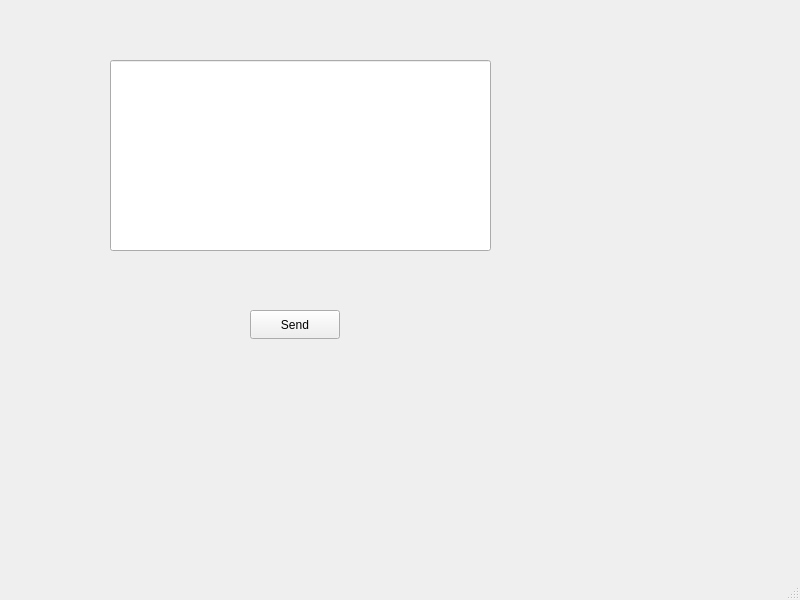
<?xml version="1.0" encoding="UTF-8"?>
<ui version="4.0">
 <class>client</class>
 <widget class="QMainWindow" name="client">
  <property name="geometry">
   <rect>
    <x>0</x>
    <y>0</y>
    <width>800</width>
    <height>600</height>
   </rect>
  </property>
  <property name="windowTitle">
   <string>client</string>
  </property>
  <widget class="QWidget" name="centralwidget">
   <widget class="QPushButton" name="sendButton">
    <property name="geometry">
     <rect>
      <x>250</x>
      <y>310</y>
      <width>90</width>
      <height>29</height>
     </rect>
    </property>
    <property name="text">
     <string>Send</string>
    </property>
   </widget>
   <widget class="QLineEdit" name="messageLineEdit">
    <property name="geometry">
     <rect>
      <x>110</x>
      <y>60</y>
      <width>381</width>
      <height>191</height>
     </rect>
    </property>
   </widget>
  </widget>
  <widget class="QMenuBar" name="menubar">
   <property name="geometry">
    <rect>
     <x>0</x>
     <y>0</y>
     <width>800</width>
     <height>25</height>
    </rect>
   </property>
  </widget>
  <widget class="QStatusBar" name="statusbar"/>
 </widget>
 <resources/>
 <connections/>
</ui>
